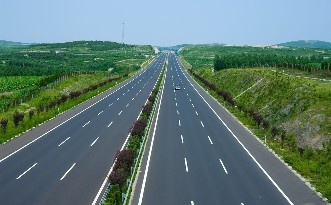
%> input picture Lab2/库函数方法/直线检测.jpg, 331 x 205 px
$ octave HOUGH.m   (GNU Octave 9; MATLAB toolbox functions it lacks are replaced by stand-ins)
%> lines starting %> are read from the running program, lines starting %| are printed output that depends on the picture; in (x1, y1, x2, y2) boxes, pixels count from 0 and x2, y2 are one past the last pixel; in counts of white or black regions, pixels touching at a corner belong together; the program's own positions count from 1
clear all;
clc;
I  = imread('直线检测.jpg');
%> I is the input picture: size 205x331x3 uint8; mean R, G, B 96.5, 122.6, 117.5
I=rgb2gray(I);
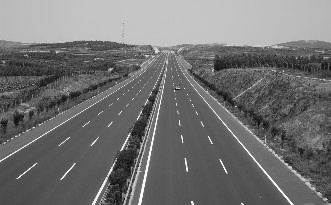
%> I: size 205x331 uint8; min 4, max 255, mean 114.2

BW = edge(I,'log');%Canny方法提取图像边界
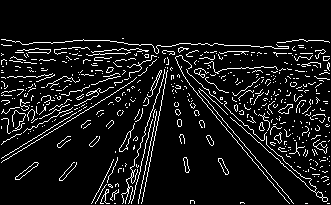
%> BW: size 205x331 logical; 8.5% white in thin lines or dots, all inside (x1, y1, x2, y2) = (1, 38, 330, 204)
[H,T,R] = hough(BW);%计算二值图像的标准霍夫变换
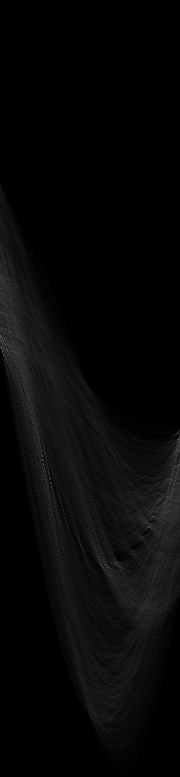
%> H: size 777x180 double; min 0, max 114, mean 7.5
%> T = 180 values from -90 to 89; R = 777 values from -388 to 388

imshow(H,[],'XData',T,'YData',R, 'Initialmagnification','fit')
%H为霍夫变换矩阵，T,R为计算霍夫变换的角度和半径值

xlabel('\theta'), ylabel('\rho');%定义x轴和y轴

axis on,axis normal, hold on;
%打开所有的坐标轴标签、刻度、背景
%将当前的坐标轴框恢复为全尺寸，并将单位刻度的所有限制取消

P = houghpeaks(H,5,'threshold',ceil(0.3*max(H(:))));
%> P = [341 2; 483 51; 352 3; 450 177; 460 43]
%在H矩阵中设置5个峰值点

%画图
x = T(P(:,2));
%> x = [-89 -40 -88 86 -48]
y = R(P(:,1));
%> y = [-48 94 -37 61 71]
plot(x,y,'s','color','white');
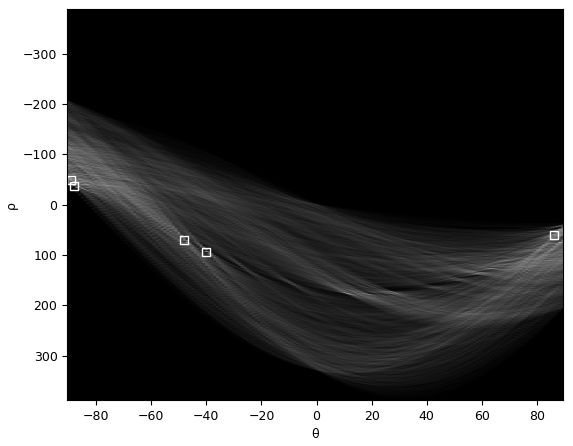
%> figure redrawn from the program's plot data

lines = houghlines(BW,T,R,P,'FillGap',5,'MinLength',7);%找直线
%> lines = 22 lines; longest, point1 to point2 (x, y): (199, 91) to (294, 204), (230, 111) to (263, 141), (30, 50) to (61, 50), (155, 52) to (181, 52), (74, 41) to (100, 41), (267, 145) to (284, 160)
figure,imshow(I),hold on;%显示灰度图

%对直线的两端做标记，一端为红色，另一端为黄色
max_len = 0;
for k = 1;length(lines)
          xy = [lines(k).point1;lines(k).point2];
          plot(xy(:,1),xy(:,2),'LineWidth',2,'Color','green');
          plot(xy(1,1),xy(1,2),'x','LineWidth',2,'Color','yellow');
         plot(xy(2,1),xy(2,2),'x','LineWidth',2,'Color','red');

           %找最长的直线
         len = norm(lines(k).point1- lines(k).point2);
         if ( len > max_len)
                   max_len = len;
                   xy_long = xy;
         end
end
%> this loop made 1 pass
%> (len, max_len, xy_long) on pass 1: (31, 31, [30 50; 61 50])

%标记最长的直线
plot(xy_long(:,1),xy_long(:,2),'LineWidth',2,'Color','blue');
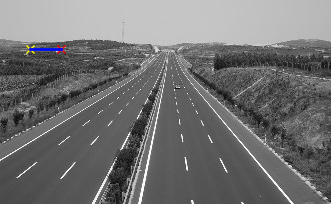
%> figure redrawn from the program's plot data
